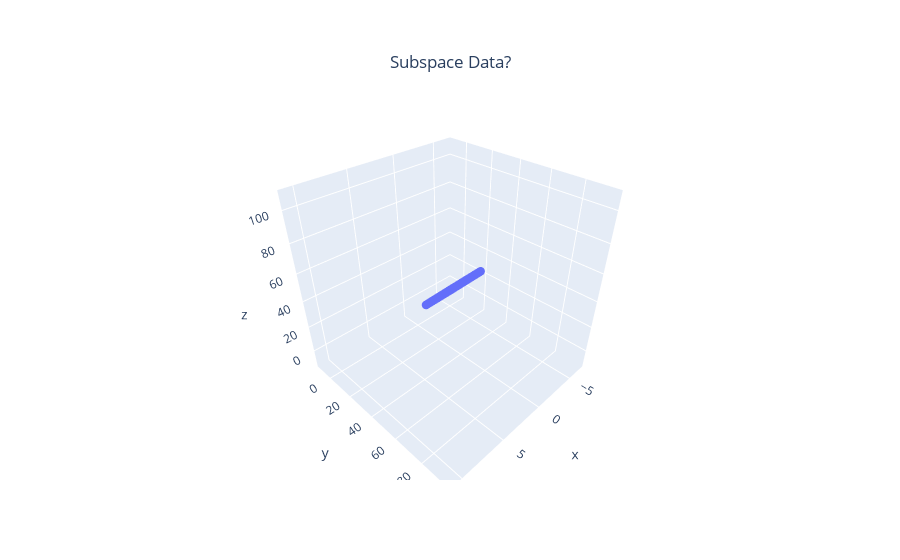

Notebook code cell kept with this figure:
### Markdown cell above
### Fix the code in 'CELL 2' so that
It does look in the same shape despite it is always projected randomly to some plane in 3D.  

Note that if 3 is change with N, your code should also work for N-D.

### Code cell
# when this cell is run, similar to 'CELL 2', text in T1 will be project onto a plane in Nd-Dimensions
# in order so that we can generate high dimensional data later in the assignment
# you are to fill in the following function

# we are implementing this following function

def DataInND(M, Nd = 3, NoiseLevel = 0.0, NoiseType = 'Normal'):
    '''
    M is a 2xK matrix, indicating that there are K data points in 2D
    Nd is the dimension to which data in M will be projected onto a random plane, Nd defaults to 3
    After projection Res is a NdxK matrix, it should be rank-2 at this point
    If NoiseLevel is not zero:
        a random matrix that is also NdxK and this matrix is added to the Res
        after being multiplied by NoiseLevel
    Random matrix is generated using randn() if NoiseType is 'Normal' else rand()

    Finally Res is returned
    '''
    # Generate a random projection matrix of size Nd x 2
    B = np.random.rand(Nd, 2)

    # Project the 2D data (M) into Nd-dimensional space
    Res = B @ M

    # Add noise if specified

    if NoiseLevel > 0:
        if NoiseType == 'Normal':
            noise = np.random.randn(*Res.shape) # Normal distribution
        elif NoiseType == 'Uniform':
            noise = np.random.rand(*Res.shape) # Uniform distribution
        else:
            raise ValueError("Invalid NoiseType. Use 'Normal' or 'Uniform'.")
        Res += NoiseLevel * noise



    return Res

# do not change the following
# if your function works, following should work
ND_Data = DataInND(T1)

# at the end the following display the data in
if Nd == 3: # let's plot if it is viewable
    CMe(ND_Data)

### Figure 1 — Plotly figure (JSON) as saved in the notebook; plotly's stock layout.template omitted (floating-point values rounded to 4 significant figures; data arrays with more than 128 entries replaced by an {"elided": "..."} marker saying what was removed)
{"data": [{"marker": {"size": 3}, "mode": "markers", "name": "Plane", "type": "scatter3d", "x": {"elided": "932 float values"}, "y": {"elided": "932 float values"}, "z": {"elided": "932 float values"}}], "layout": {"title": {"text": "Subspace Data?", "x": 0.5, "xanchor": "center", "y": 0.9, "yanchor": "top"}}}
